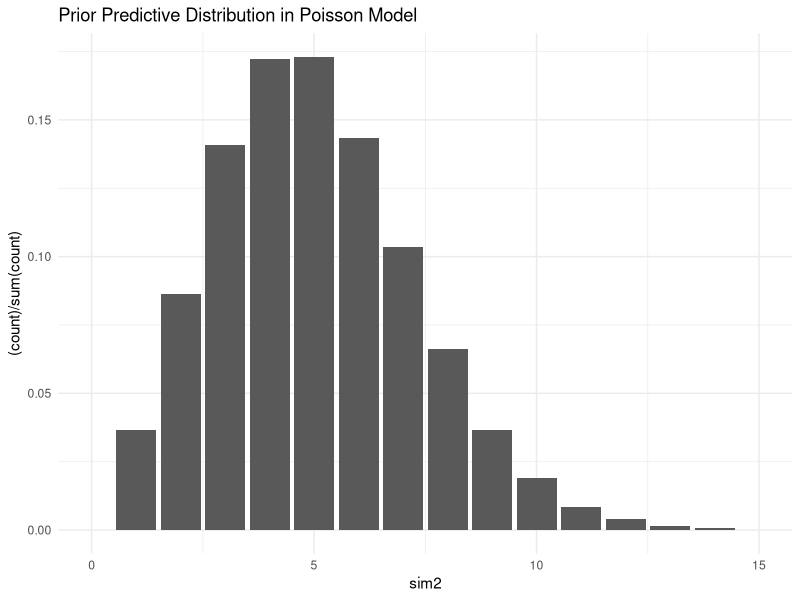
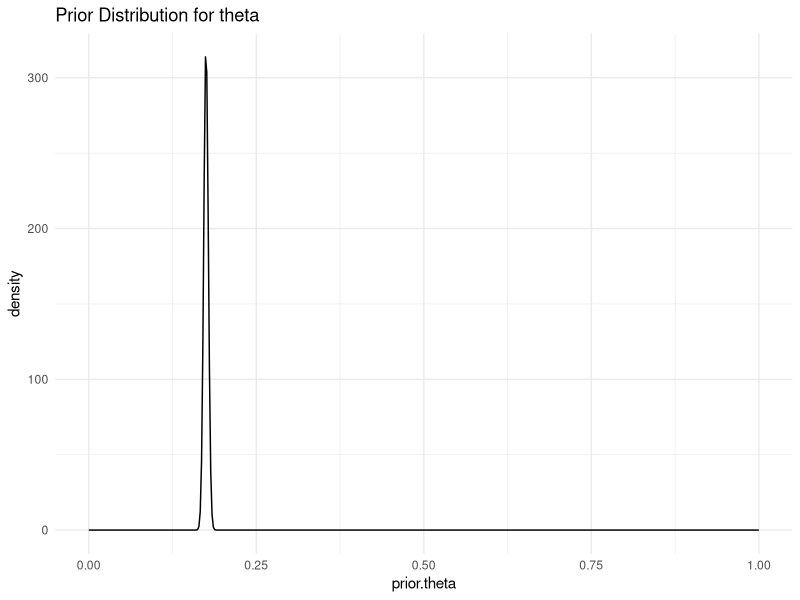
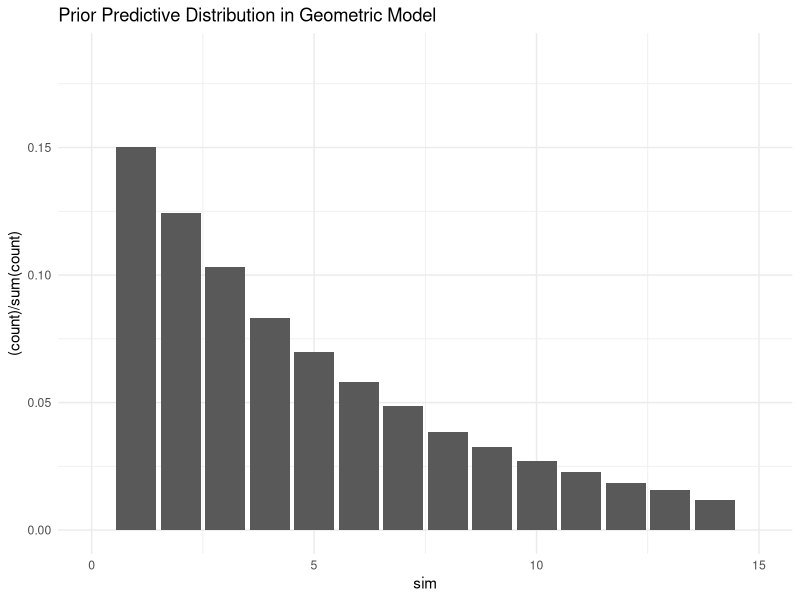
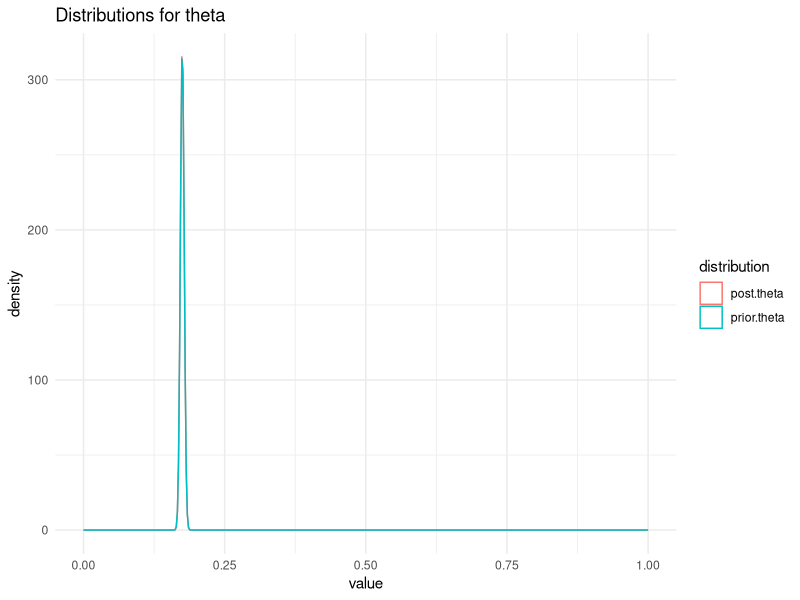
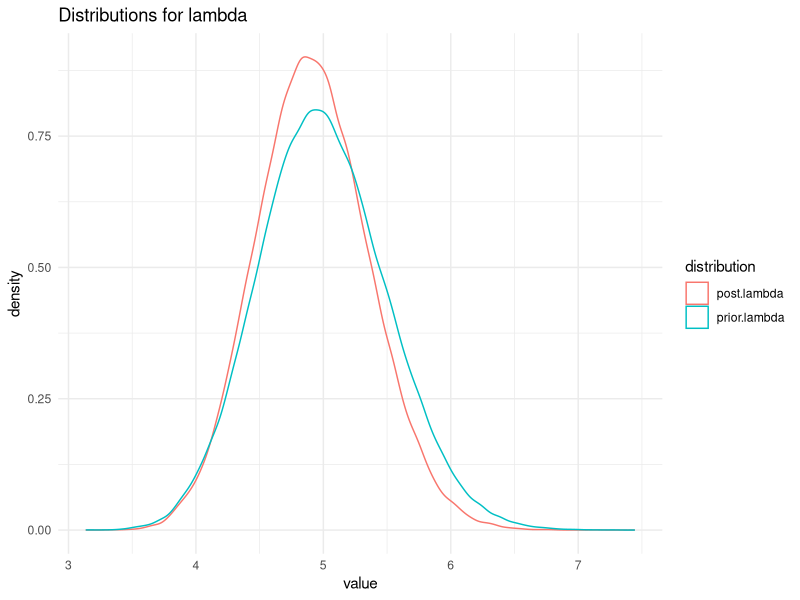

Recreate these plots in R, in order.
## ---- chunk 1
knitr::opts_chunk$set(echo = TRUE, fig.width = 14, comment = "#>", warning = F)
library(ggplot2)
library(tidyverse)
setwd("/home/ajo/gitRepos/bayesian/HW2")
theme_set(theme_minimal())
## ---- chunk 2
N <- 100000
counts <- seq(0,15, length.out = N)
params.for.lambda <- list(alpha = 100, beta = 20)
prior.lambda <- rgamma(N, shape = params.for.lambda$alpha, rate = params.for.lambda$beta)
sim2 <- rpois(N, lambda = prior.lambda)
ggplot(tibble(sim2, prior.lambda), aes(sim2)) +
  geom_bar(aes(y = (..count..)/sum(..count..))) +
  #geom_density(aes(prior.lambda)) 
  scale_x_continuous(limits = c(0, 15)) + 
  ggtitle("Prior Predictive Distribution in Poisson Model")

sum(sim2 <= 4)/N
sum(sim2 >= 6)/N
mean(sim2)
sum(sim2 > 4 & sim2 < 6)/N

estBetaParams <- function(mu, var) {
  alpha <- ((1 - mu) / var - 1 / mu) * mu ^ 2
  beta <- alpha * (1 / mu - 1)
  return(params = list(alpha = alpha, beta = beta))
}
params.for.theta <- estBetaParams(0.175, 0.00001)
prior.theta <- rbeta(N, shape1 = params.for.theta$alpha, shape2 = params.for.theta$beta)

ggplot(tibble(prior.theta), aes(prior.theta)) +
  geom_density(aes(prior.theta)) +
  scale_x_continuous(limits = c(0, 1)) + 
  ggtitle("Prior Distribution for theta")

#expected <- (1-prior.theta)/prior.theta
sim <- rgeom(N, prior.theta)
ggplot(tibble(sim), aes(sim)) +
  geom_bar(aes(y = (..count..)/sum(..count..))) + 
  scale_x_continuous(limits = c(0, 15)) + 
  ggtitle("Prior Predictive Distribution in Geometric Model")
mean(sim)
sum(sim<=4)/N
mean(sim<=4)
sum(sim>=6)/N
mean(sim>=6)
sum(sim > 4 & sim < 6)/N
## ---- chunk 3
data <- c(1,2,2,8,10)
n <- length(data)
s <- sum(data)
## ---- chunk 4
post.theta <- rbeta(N, shape1 = params.for.theta$alpha + n, params.for.theta$beta + s)
post.lambda <- rgamma(N, shape = params.for.lambda$alpha + s, rate = params.for.lambda$beta + n)

df <- tibble(counts, prior.theta, post.theta,
             prior.lambda, post.lambda)

df2 <- df %>% 
    gather(key = distribution, value = value, -counts) 

df2 %>% 
  filter(distribution %in% c("prior.theta", "post.theta")) %>% 
  ggplot() +
  geom_density(aes(x = value, col = distribution)) +
  scale_x_continuous(limits = c(0, 1)) + 
  ggtitle("Distributions for theta")

# De er (omtrent) helt like som priorene fordi priorene har veldig lite varians!

df2 %>% 
  filter(distribution %in% c("prior.lambda", "post.lambda")) %>% 
  ggplot() +
  geom_density(aes(x = value, col = distribution)) +
  ggtitle("Distributions for lambda")
## ---- chunk 5

